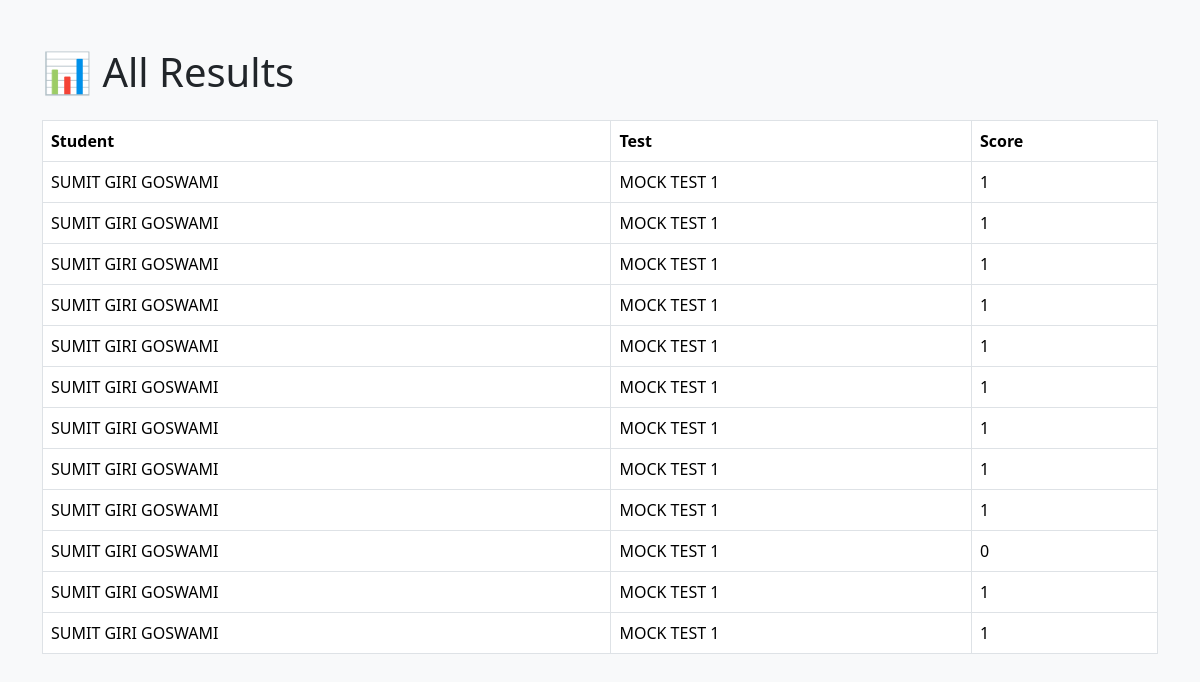
The page /view_results (signed in) on the database as committed earlier.
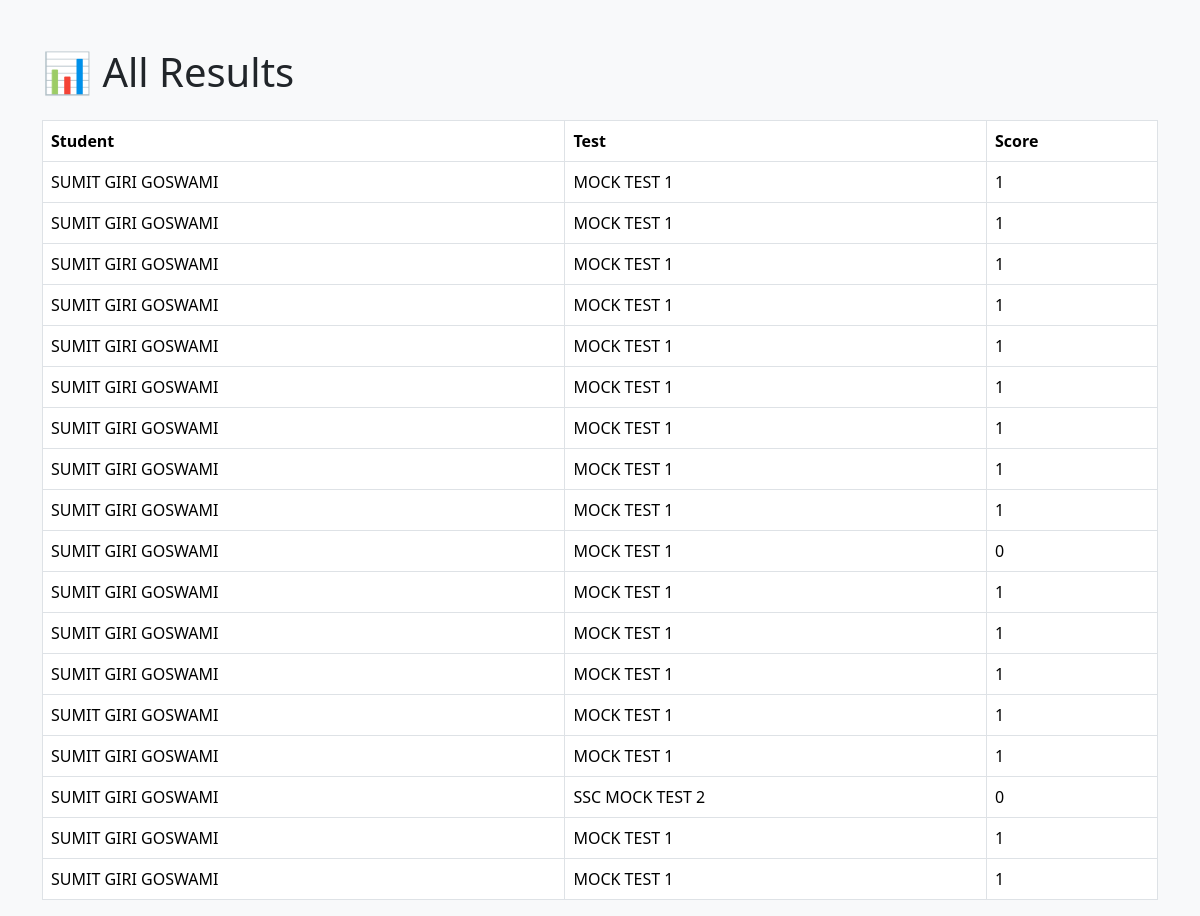
The same page on the database as committed later.
### tables this page shows
CREATE TABLE results(
    id INTEGER PRIMARY KEY AUTOINCREMENT,
    user_id INTEGER,
    test_id INTEGER,
    score INTEGER
);

CREATE TABLE users(
    id INTEGER PRIMARY KEY AUTOINCREMENT,
    name TEXT NOT NULL,
    email TEXT UNIQUE,
    password TEXT NOT NULL
);

CREATE TABLE tests(
    id INTEGER PRIMARY KEY AUTOINCREMENT,
    test_name TEXT NOT NULL,
    category_id INTEGER,
    duration INTEGER
);

### app.py (the view)
@app.route("/view_results")
def view_results():
    if "admin" not in session:
        return redirect("/admin")
    conn = sqlite3.connect(
        "mocktest.db"
    )
    cursor = conn.cursor()
    cursor.execute(
        """
        SELECT users.name,
               tests.test_name,
               results.score

        FROM results

        JOIN users
        ON results.user_id =
           users.id

        JOIN tests
        ON results.test_id =
           tests.id
        """
    )
    results = cursor.fetchall()
    conn.close()
    return render_template(
        "view_results.html",
        results=results
    )

### templates/view_results.html (shortened to what this page needs)
<!DOCTYPE html>
<html>
<head>
<link href="https://cdn.jsdelivr.net/npm/bootstrap@5.3.3/dist/css/bootstrap.min.css" rel="stylesheet">
</head>
<body class="bg-light">
<div class="container mt-5">
<h1>📊 All Results</h1>
<table class="table table-bordered bg-white mt-4">
<tr>
<th>Student</th>
<th>Test</th>
<th>Score</th>
</tr>
{% for result in results %}
<tr>
<td>{{ result[0] }}</td>
<td>{{ result[1] }}</td>
<td>{{ result[2] }}</td>
</tr>
{% endfor %}
</table>
</div>
</body>
</html>

Rows that differ between the two databases and show on the page:
added results: name "SUMIT GIRI GOSWAMI", test_name "MOCK TEST 1", score "1"
added results: name "SUMIT GIRI GOSWAMI", test_name "MOCK TEST 1", score "1"
added results: name "SUMIT GIRI GOSWAMI", test_name "MOCK TEST 1", score "1"
added results: name "SUMIT GIRI GOSWAMI", test_name "SSC MOCK TEST 2", score "0"
added results: name "SUMIT GIRI GOSWAMI", test_name "MOCK TEST 1", score "1"
added results: name "SUMIT GIRI GOSWAMI", test_name "MOCK TEST 1", score "1"
